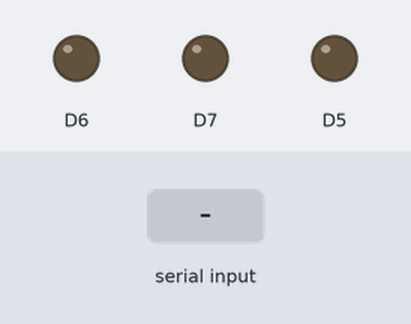
Bench run of a sketch on a simulated ESP8266 (NodeMCU). Shown: output pins drawn as LEDs (lit = HIGH). The test bench sets the inputs (shaded band).

Above: at 1.2 s.
1.3 s: "5\n" received over Serial
At 2.7 s:
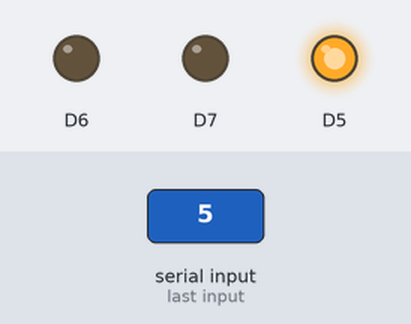
4.3 s: "6\n" received over Serial
At 5.0 s:
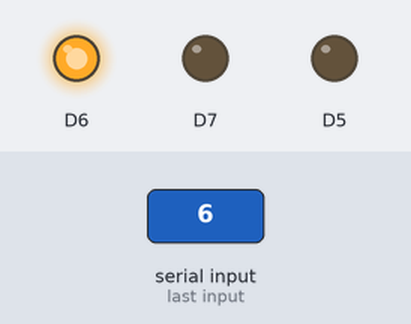
7.3 s: "7\n" received over Serial
At 8.5 s:
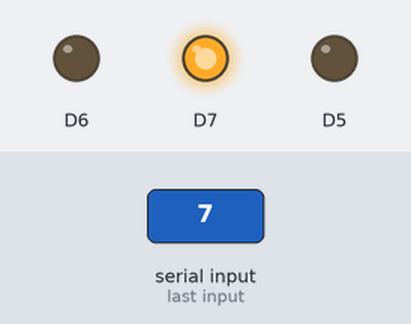
Timing chart, 0 to 10.8 s (numbered marks = the images above; inputs shaded):
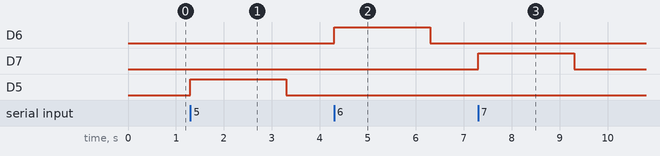

Measured:
- after the input at 1.3 s, D5: LOW → HIGH at once, → LOW 2.0 s later
- after the input at 4.3 s, D6: LOW → HIGH at once, → LOW 2.0 s later
- after the input at 7.3 s, D7: LOW → HIGH at once, → LOW 2.0 s later

The sketch:

voltage_output_test.ino
```cpp
void setup() {
  // put your setup code here, to run once:
  Serial.begin(115200);
  pinMode(D5, OUTPUT);
  pinMode(D6, OUTPUT);
  pinMode(D7, OUTPUT);
}

void loop() {
  // put your main code here, to run repeatedly:
  if (Serial.available() > 0) {
    int incoming = Serial.parseInt();

    if (incoming == 5) {
      digitalWrite(D5, HIGH);
      delay(2000);
      digitalWrite(D5, LOW);
    }
    else if (incoming == 6) {
      digitalWrite(D6, HIGH);
      delay(2000);
      digitalWrite(D6, LOW);
    }
    else if (incoming == 7) {
      digitalWrite(D7, HIGH);
      delay(2000);
      digitalWrite(D7, LOW);
    }
  }
}
```
